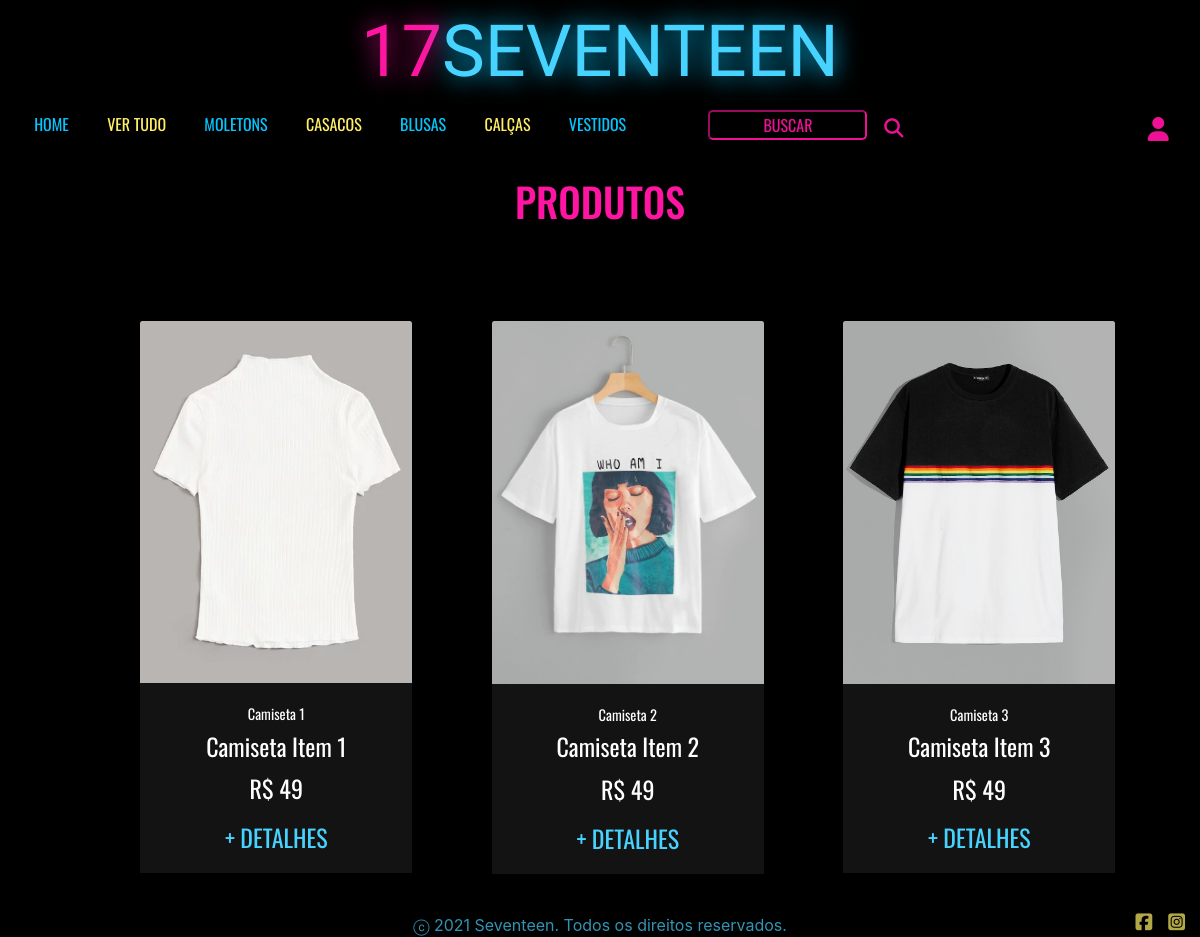
Screenshot of /blusas.php with the database file from the repository.
### tables this page shows
CREATE TABLE `produtos` (
  `id` int(11) NOT NULL,
  `titulo` varchar(100) NOT NULL,
  `descricao` varchar(255) NOT NULL,
  `valor` float NOT NULL,
  `destaque` tinyint(1) NOT NULL,
  `categoria` varchar(100) NOT NULL,
  `quantidade` int(11) NOT NULL,
  `imagem` varchar(255) NOT NULL
);

### blusas.php (the view, shortened to what this page needs)
<?php
require_once('conn.php');
?>
<!DOCTYPE html>
<html lang="pt-br">
<head>
    <link rel="stylesheet" href="https://stackpath.bootstrapcdn.com/bootstrap/4.1.3/css/bootstrap.min.css">
    <link rel="stylesheet" href="./style.css">
</head>
<body>
    <div class="container-fluid">
        <header>
        <?php require_once('menu.php'); ?>
        </header>
        <main class="container">
            <h1 id="titulo">PRODUTOS</h1>
            <div class="d-flex row justify-content-around mt-5 mb-5" id="sec-produtos">
                <br>
                <?php
                    $sql = "select * from produtos where categoria='camiseta'";
                $result = $conn->query($sql);
                if ($result->num_rows > 0) {
                    while ($rows = $result->fetch_assoc()) {
                ?>
                        <div class="card text-center mt-5" style="width: 17rem; height: 32rem;">
                            <div class="box-produto" id="<?php echo $rows["categoria"]; ?>" style="display:inline-block" ;>
                                <img class="card-img-top" src=".<?php echo $rows["imagem"]; ?>" alt="Imagem de capa do card">
                                <div class="card-body">
                                    <p class="card-title"><?php echo $rows["titulo"]; ?></p>
                                    <p class="card-text"><?php echo $rows["descricao"]; ?></p>
                                    <p class="card-text">R$ <?php echo $rows["valor"]; ?></p>
                                    <a href="./detalhes.php?id=<?php echo $rows["id"]; ?>" class="btn botao-carrinho" name="detalhe">+ DETALHES</i></a>
                                </div>
                            </div>
                        </div>
                <?php
                    }
                } else {
                    echo "Nenhum produto cadastrado";
                }
                ?>
            </div>
    </div>
    <footer class="row justify-content-center">
        <div id="lado" class="text-danger"></div>
        <div id="copy">ⓒ 2021 Seventeen. Todos os direitos reservados.</div>
        <div id="icons" class="row justify-content-end"><i class="fab fa-facebook-square pr-2"></i><i class="fab fa-instagram-square pl-2"></i></div>
    </footer>
</body>
</html>

### menu.php (shortened to what this page needs)
<div class="row justify-content-center" id="logo">
                <div class="dezessete">17 </div>
                <div class="seventeen"> SEVENTEEN</div>
            </div>
            <ul class="nav justify-content-around">
                <li class="nav-item">
                    <a class="nav-link azul" href="./index.php">HOME</a>
                </li>
                <li class="nav-item">
                    <a class="nav-link active amarelo" href="./produtos.php?">VER TUDO</a>
                </li>
                <li class="nav-item">
                    <a class="nav-link active azul" href="./moletons.php">MOLETONS</a>
                </li>
                <li class="nav-item">
                    <a class="nav-link amarelo" href="./casacos.php">CASACOS</a>
                </li>
                <li class="nav-item">
                    <a class="nav-link azul" href="./blusas.php">BLUSAS</a>
                </li>
                <li class="nav-item">
                    <a class="nav-link amarelo" href="./calcas.php">CALÇAS</a>
                </li>
                <li class="nav-item">
                    <a class="nav-link azul" href="./vestidos.php">VESTIDOS</a>
                </li>
                <li class="nav-item">
                    <div>
                        <form method="post" action="produtos.php">
                            <input id="campo-buscar" class="" type="text" placeholder="BUSCAR" aria-label="buscar" name="busca">
                            <button class="btn" type="submit" name="botaoBuscar"><a><i class="fas fa-search" id="icon-search"></i></a></button>
                        </form>
                    </div>
                </li>
                <li class="nav-item">
                    <div class="">
                        <button class="btn" type="button"><a href="./login.php"><i class="fas fa-user" id="icon-user"></i></a></button>
                    </div>
                </li>
            </ul>

### style.css (style rules this page uses)
body { background-color: #000000; }
main { font-family: 'Oswald', sans-serif; }
#logo { font-family: 'Archivo Black', sans-serif; margin-top: 2vh; margin-bottom: 2vh; }
header ul li { font-family: 'Oswald', sans-serif; }
.amarelo { color: #FFF067; }
.azul { color: #05c5ff; }
#campo-buscar { border-color: #ee1195 !important; background-color: #000000; border-radius: 5px; margin-top: 0.8vh; margin-left: 5vw; color: white; }
header ul li .btn { background-color: transparent; }
header ul li .btn #icon-search { color: #ee1195 !important; font-size: 1.2rem; }
header ul li .btn #icon-user { color: #ee1195 !important; margin-top: 0.7vh; font-size: 1.5rem; }
header ul li input::placeholder { background-color: transparent !important; color: #ee1195; text-align: center; }
#lado { width: 20%; }
#copy { color: #47D3FF; width: 60%; }
#icons { color: #FFF067; width: 20%; font-size: 1.2rem; }
footer { margin-top: 7vh; display: flex; flex-direction: row; width: 100%; text-align: center; opacity: 0.7; }
.dezessete { color: #FF15A2; font-size: 6vw; line-height: 6vw; text-shadow: 0 0 2vw #ee1195; }
.seventeen { color: #47D3FF; font-size: 6vw; line-height: 6vw; text-shadow: 0 0 2vw #05c5ff; }
.dezessete { animation: dezessete 1s ease infinite; -moz-animation: dezessete 1s ease infinite; -webkit-animation: dezessete 1s ease infinite; }
.seventeen { animation: seventeen 2s linear infinite; -moz-animation: seventeen 2s linear infinite; -webkit-animation: seventeen 2s linear infinite; -o-animation: seventeen 2s linear infinite; }
#sec-produtos { margin-top: 5vh; width: 100%; margin: 0 auto; }
.card { border: none; margin-left: 1vw; margin-right: 1vw; margin-top: 3vh; margin-bottom: 3vh; }
.card-body { background-color: #131313; color: #ffffff; font-size: 0.9rem; }
.card-text { font-size: 1.5rem; margin-top: -1vh; }
.btn { height: 5vh; }
.botao-carrinho { background-color: transparent; color: #47D3FF; border: none; margin-top: -1vh; font-size: 1.5rem; }
form { width: 40vw; margin: 0 auto; }
main { text-align: center; margin-top: 3.7vh; }
main a { font-size: 0.8rem; color: #FF15A2; text-align: center; }
#titulo { color: #FF15A2; margin-bottom: 4vh; }

### rows the page displays
produtos: imagem (picture), titulo "Camiseta 1", descricao "Camiseta Item 1", valor "49"
produtos: imagem (picture), titulo "Camiseta 2", descricao "Camiseta Item 2", valor "49"
produtos: imagem (picture), titulo "Camiseta 3", descricao "Camiseta Item 3", valor "49"
